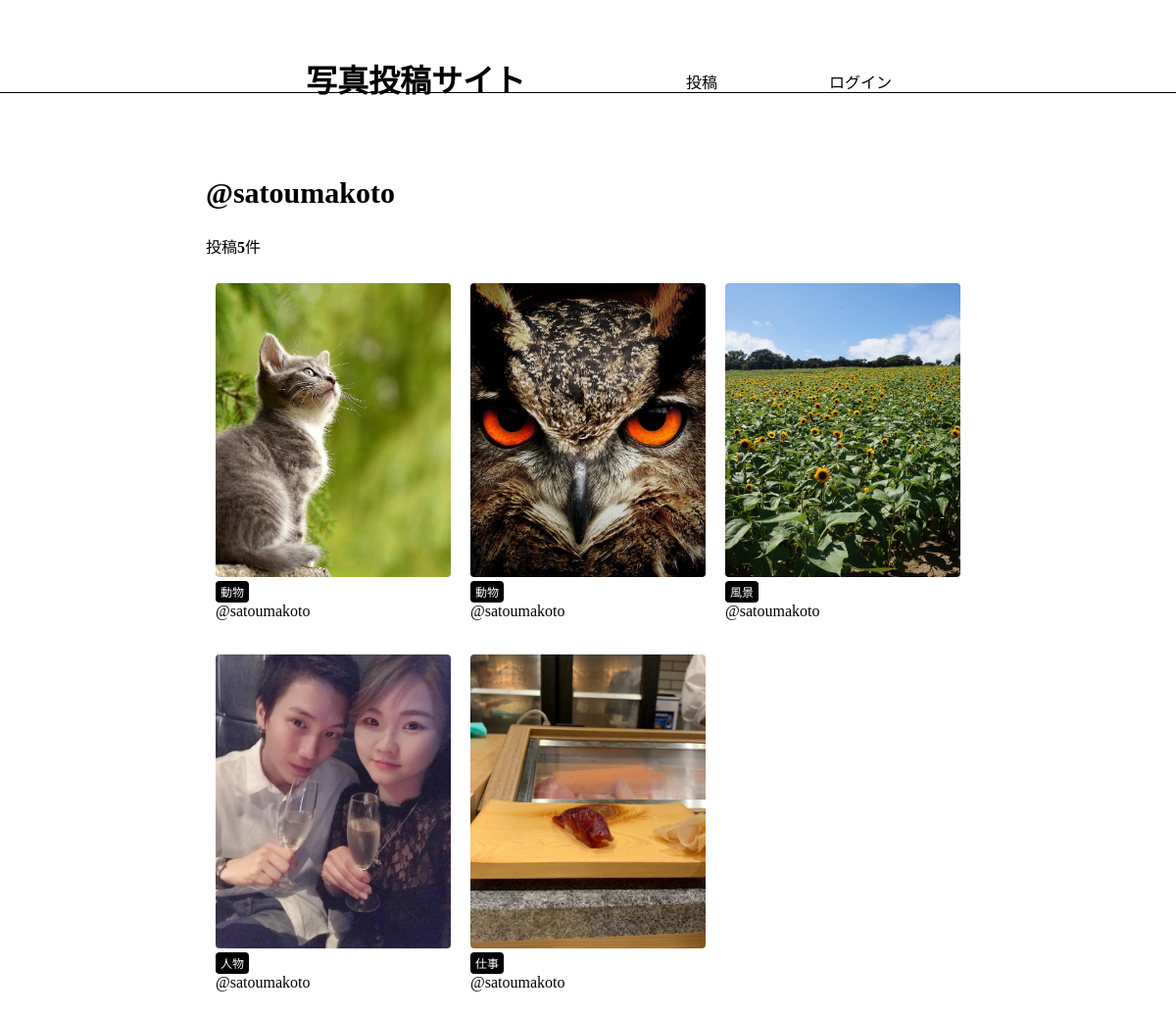
The page /users/1/ on the database its author committed.
### app/models.py (models this page shows, shortened)
class Photo(models.Model):
    title = models.CharField(max_length=150)
    comment = models.TextField(blank=True)
    image = models.ImageField(upload_to='photos')
    category = models.ForeignKey(Category,on_delete=models.PROTECT)
    user = models.ForeignKey(User, on_delete=models.CASCADE)
    created_at = models.DateTimeField(auto_now=True)

class Category(models.Model):
    title = models.CharField(max_length=20)
    def __str__(self):
       return self.title

### app/views.py (the view)
# urls.py: path('users/<int:pk>/', views.users_detail, name='users_detail'),
def users_detail(request, pk):
    user = get_object_or_404(User, pk=pk)
    photos = user.photo_set.all().order_by('-created_at')
    return render(request, 'app/users_detail.html', {'user': user,'photos': photos})

### app/templates/app/users_detail.html
{% extends 'app/base.html' %}
{% block content %}
<h2 class="user-name">@{{ user.username }}</h2>
{% if photos.count != 0 %}
<p>投稿<strong>{{ photos.count }}</strong>件</p>
{% else %}
    {% if user == request.user %}
<p>初めての投稿をしてみましょう!</p> {% else %}
<p>@{{ user.username }}さんはまだ投稿していません。</p> {% endif %}
{% endif %}
{% include 'app/photos_list.html' %}
{% endblock %}

### app/templates/app/base.html (shortened to what this page needs)
{% load static %}
<!DOCTYPE html>
<html>
  <head>
      <link rel="stylesheet" type="text/css" href="{% static 'css/style.css' %}">
  </head>
  <body>
      　<header>
         　　<div class="container">
               　　　<h1><a href="{% url 'app:index' %}">写真投稿サイト</a></h1>
               <div class="header-menu"><a href="{% url 'app:photos_new' %}">投稿</a> {% if request.user.is_authenticated %}
               <a href="{% url 'app:users_detail' request.user.id %}">マイページ </a>
               <a href="{% url 'app:logout' %}">ログアウト</a> {% else %}
               <a href="{% url 'app:login' %}">ログイン</a> {% endif %}
                </div>
            </div>
         </header>
        <div class="container">
           {% block content %}{% endblock %}
    </div>
    </body>
</html>

### app/templates/app/photos_list.html
<div class="photo-container">
{% for photo in photos %}
    <div class="photo">
       <a href="{% url 'app:photos_detail' photo.id %}">
           <img src="{{ photo.image.url }}" class="photo-img">
       </a>
       <div class="photo-info">
           <a href="{% url 'app:photos_category' category=photo.category %}"
           class="category">{{ photo.category }}</a>
           <a href="{% url 'app:users_detail' photo.user.id %}">@{{ photo.user }}</a>
       </div>
    </div>
{% endfor %}
</div>

### static/css/style.css (style rules this page uses)
html, body { margin: 0; }
div { box-sizing: border-box; }
a { text-decoration: none; color: #000; }
.container { width: 80%; margin: auto; overflow: auto; }
header { border-bottom: solid 1px #000; height: 70px; }
header .container { display: flex; justify-content: space-between; }
body > .container { width: 65%; padding-top: 60px; }
header h1 { margin: 0; height: 100%; line-height: 70px; }
.header-menu { display: flex; align-items: center; }
.header-menu a { padding: 10px; margin-left: 10px; }
.photo { width: calc(100%/3); float: left; padding: 10px; margin-bottom: 15px; }
.photo a { display: block; }
.photo-info .category { display: inline-block; padding: 2px 5px; border-radius: 4px; font-size: 12px; color: #fff; background-color: #000; }
.user-name { font-size: 30px; }
.photo-img { width: 100%; max-width: 500px; height: 300px; object-fit: cover; border-radius: 4px; }

### rows shown on the page
Photo: image (picture), category "動物", user "satoumakoto"
Photo: image (picture), category "動物", user "satoumakoto"
Photo: image (picture), category "風景", user "satoumakoto"
Photo: image (picture), category "人物", user "satoumakoto"
Photo: image (picture), category "仕事", user "satoumakoto"

### other values the page prints
{{ user.username }} "satoumakoto"
{{ photos.count }} "5"
